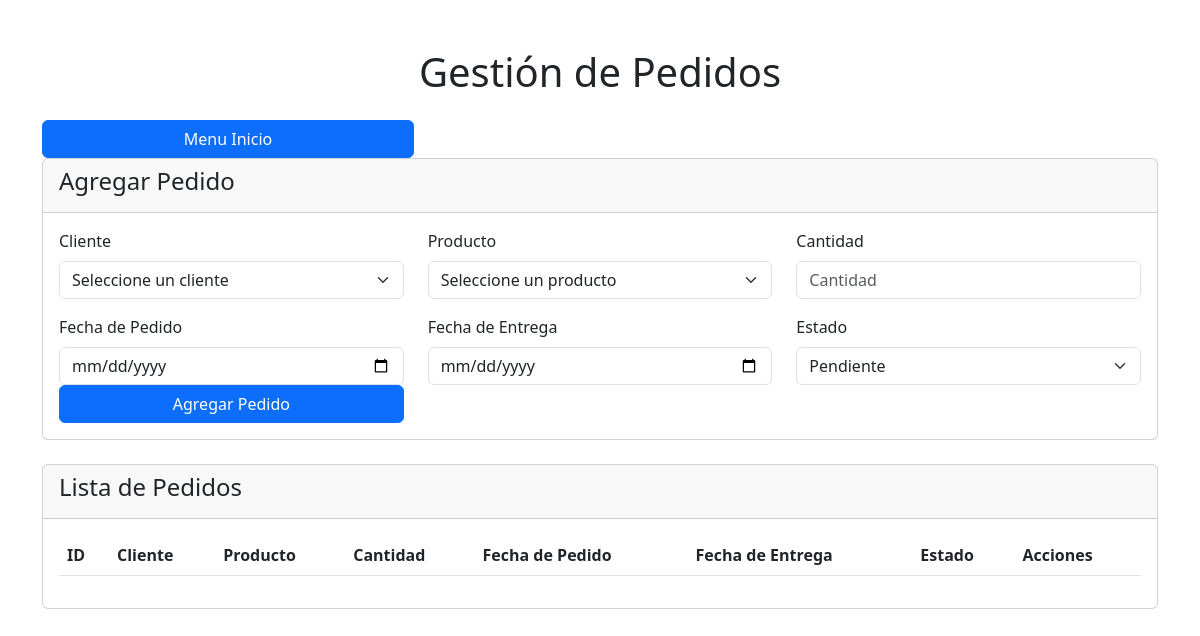
The page /Vista/pedido.php on the database as committed earlier.
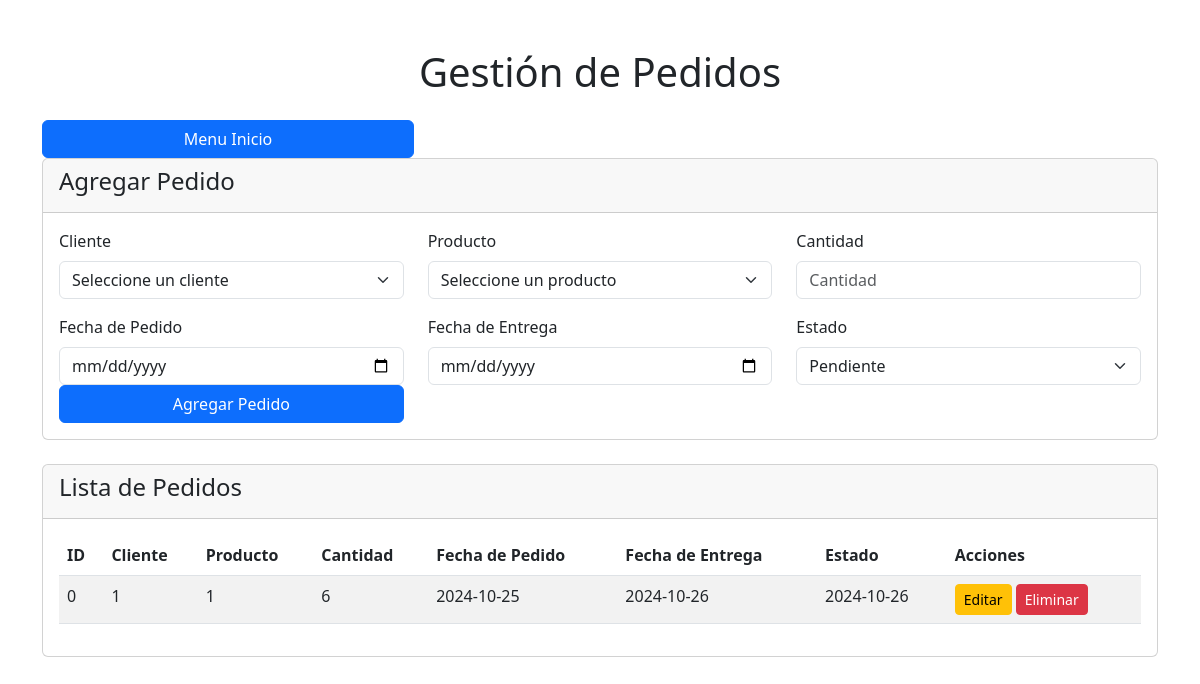
The same page on the database as committed later.
### tables this page shows
CREATE TABLE `pedidos` (
  `id_pedido` int(11) NOT NULL,
  `id_cliente` int(11) DEFAULT NULL,
  `id_producto_terminado` int(11) DEFAULT NULL,
  `cantidad_pedida` int(11) NOT NULL,
  `fecha_pedido` date NOT NULL,
  `fecha_entrega` date DEFAULT NULL,
  `estado` varchar(50) DEFAULT 'Pendiente',
  `id_usuario` int(11) DEFAULT NULL
);

### Configuracion/Database.php (called while the page is built, shortened)
<?php
class Database {
    private static $conn = null;
    public static function getConnection() {
        if (self::$conn === null) {
            try {
                self::$conn = new PDO("mysql:host=localhost;dbname=apffu", "root", "");
                self::$conn->setAttribute(PDO::ATTR_ERRMODE, PDO::ERRMODE_EXCEPTION);
                self::$conn->exec("set names utf8mb4");
            } catch (PDOException $exception) {
                error_log("Error en la conexión: " . $exception->getMessage(), 0);
                die("Error de conexión, intenta más tarde.");
            }
        }
        return self::$conn;
    }
}
?>

### Modelo/pedidoModelo.php (called while the page is built, shortened)
<?php
class PedidoModel {
    private $db;
    public function __construct() {
    require_once '../Configuracion/Database.php';
    $this->db = Database::getConnection();
    }
    public function obtenerPedidos() {
        $query = "SELECT * FROM pedidos";
        $stmt = $this->db->prepare($query);
        $stmt->execute();
        return $stmt->fetchAll(PDO::FETCH_ASSOC);
    }
}

### Vista/pedido.php (the view, shortened to what this page needs)
<!DOCTYPE html>
<html lang="es">
<head>
    <link href="https://cdn.jsdelivr.net/npm/bootstrap@5.3.0-alpha1/dist/css/bootstrap.min.css" rel="stylesheet">
</head>
<body>
    <div class="container mt-5">
        <h1 class="text-center mb-4">Gestión de Pedidos</h1>
        <div class="col-md-4 d-flex align-items-end">
            <button type="button" class="btn btn-primary w-100" onclick="window.location.href='/index.php/index.php?controlador=MateriaPrima&accion=listar'">Menu Inicio</button>
        </div>
        <div class="card mb-4">
            <div class="card-header">
                <h4>Agregar Pedido</h4>
            </div>
            <div class="card-body">
                <form id="pedidoForm" method="POST" action="../Controlador/pedidoController.php?action=add">
                    <div class="row">
                        <div class="col-md-4">
                            <label for="cliente" class="form-label">Cliente</label>
                            <select id="id_cliente" name="id_cliente" class="form-select" required>
                                <option value="" disabled selected>Seleccione un cliente</option>
                                <?php
                                require_once '../Modelo/pedidoModelo.php';
                                $pedidoModel = new PedidoModel();
                                ?>
                            </select>
                        </div>
                        <div class="col-md-4">
                            <label for="producto" class="form-label">Producto</label>
                            <select id="id_producto_terminado" name="id_producto_terminado" class="form-select" required>
                                <option value="" disabled selected>Seleccione un producto</option>
                            </select>
                        </div>
                        <div class="col-md-4">
                            <label for="cantidad" class="form-label">Cantidad</label>
                            <input type="number" id="cantidad" name="cantidad" class="form-control" placeholder="Cantidad" required>
                        </div>
                    </div>
                    <div class="row mt-3">
                        <div class="col-md-4">
                            <label for="fecha" class="form-label">Fecha de Pedido</label>
                            <input type="date" id="fecha_pedido" name="fecha_pedido" class="form-control" required>
                        </div>
                        <div class="col-md-4">
                            <label for="fecha" class="form-label">Fecha de Entrega</label>
                            <input type="date" id="fecha_entrega" name="fecha_entrega" class="form-control" required>
                        </div>
                        <div class="col-md-4">
                            <label for="estado" class="form-label">Estado</label>
                            <select id="estado" name="estado" class="form-select" required>
                                <option value="Pendiente">Pendiente</option>
                            </select>
                        </div>
                        <div class="col-md-4 d-flex align-items-end">
                            <button type="submit" class="btn btn-primary w-100">Agregar Pedido</button>
                        </div>
                    </div>
                </form>
            </div>
        </div>
        <div class="card">
            <div class="card-header">
                <h4>Lista de Pedidos</h4>
            </div>
            <div class="card-body">
                <table class="table table-striped">
                    <thead>
                        <tr>
                            <th>ID</th>
                            <th>Cliente</th>
                            <th>Producto</th>
                            <th>Cantidad</th>
                            <th>Fecha de Pedido</th>
                            <th>Fecha de Entrega</th>
                            <th>Estado</th>
                            <th>Acciones</th>
                        </tr>
                    </thead>
                    <tbody>
                        <?php
                        $pedidos = $pedidoModel->obtenerPedidos();
                        foreach ($pedidos as $pedido) {
                            echo "<tr>";
                            echo "<td>{$pedido['id_pedido']}</td>";
                            echo "<td>{$pedido['id_cliente']}</td>";
                            echo "<td>{$pedido['id_producto_terminado']}</td>";
                            echo "<td>{$pedido['cantidad_pedida']}</td>";
                            echo "<td>{$pedido['fecha_pedido']}</td>";
                            echo "<td>{$pedido['fecha_entrega']}</td>";
                            echo "<td>{$pedido['estado']}</td>";
                            echo "<td>
                                    <a href='editarPedido.php?id_pedido=" . htmlspecialchars($pedido['id_pedido']) . "' class='btn btn-warning btn-sm'>Editar</a>
                                    <a href='../Controlador/pedidoController.php?action=delete&id={$pedido['id_pedido']}' class='btn btn-danger btn-sm' onclick='return confirm(\"¿Estás seguro?\")'>Eliminar</a>
                                  </td>";
                            echo "</tr>";
                        }
                        ?>
                    </tbody>
                </table>
            </div>
        </div>
    </div>
</body>
</html>

Rows that differ between the two databases and show on the page:
added pedidos: id_pedido "0", id_cliente "1", id_producto_terminado "1", cantidad_pedida "6", fecha_pedido "2024-10-25", fecha_entrega "2024-10-26", estado "2024-10-26"
